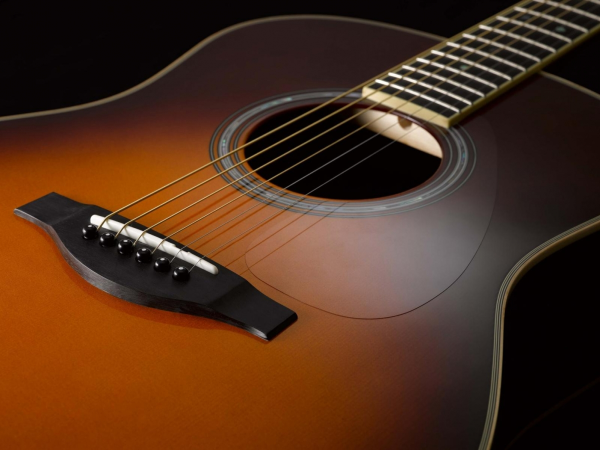
#> input picture dataset/guitare/000003.jpg, 1200 x 900 px (shown at 1/2 size)
$ python testsurtoutledataset4.py
#> lines starting #> are read from the running program, lines starting #| are printed output that depends on the picture
import ctypes
import numpy as np
import cv2
from pathlib import Path
import random

class RBF:
    def __init__(self, n_inputs: int, n_centers: int = 80, learning_rate: float = 0.008, sigma: float = 0.0):
        self.lib = ctypes.CDLL("./target/debug/neural_networks.dll")

        class RBFConfig(ctypes.Structure):
            _fields_ = [
                ("n_inputs", ctypes.c_uint),
                ("n_centers", ctypes.c_uint),
                ("n_outputs", ctypes.c_uint),
                ("learning_rate", ctypes.c_double),
                ("sigma", ctypes.c_double)
            ]

        config = RBFConfig(
            n_inputs=n_inputs,
            n_centers=n_centers,
            n_outputs=1,
            learning_rate=learning_rate,
            sigma=sigma
        )

        self.lib.rbf_new.argtypes = [ctypes.POINTER(RBFConfig)]
        self.lib.rbf_new.restype = ctypes.c_void_p
        self.lib.rbf_delete.argtypes = [ctypes.c_void_p]
        self.lib.rbf_fit.argtypes = [
            ctypes.c_void_p, ctypes.POINTER(ctypes.c_double),
            ctypes.POINTER(ctypes.c_double), ctypes.c_size_t,
            ctypes.c_size_t, ctypes.c_size_t
        ]
        self.lib.rbf_fit.restype = ctypes.c_double
        self.lib.rbf_predict_batch.argtypes = [
            ctypes.c_void_p, ctypes.POINTER(ctypes.c_double),
            ctypes.POINTER(ctypes.c_double), ctypes.c_size_t, ctypes.c_size_t
        ]

        self.model_ptr = self.lib.rbf_new(ctypes.byref(config))

    def fit(self, X: np.ndarray, y: np.ndarray, max_iterations: int = 1500) -> float:
        X = np.asarray(X, dtype=np.float64)
        y = np.asarray(y, dtype=np.float64)
        if X.ndim == 1:
            X = X.reshape(-1, 1)

        n_samples, n_features = X.shape
        X_ptr = X.ctypes.data_as(ctypes.POINTER(ctypes.c_double))
        y_ptr = y.ctypes.data_as(ctypes.POINTER(ctypes.c_double))

        return self.lib.rbf_fit(self.model_ptr, X_ptr, y_ptr, n_samples, n_features, max_iterations)

    def predict(self, X: np.ndarray) -> np.ndarray:
        X = np.asarray(X, dtype=np.float64)
        if X.ndim == 1:
            X = X.reshape(1, -1)

        n_samples, n_features = X.shape
        predictions = np.zeros(n_samples, dtype=np.float64)

        X_ptr = X.ctypes.data_as(ctypes.POINTER(ctypes.c_double))
        pred_ptr = predictions.ctypes.data_as(ctypes.POINTER(ctypes.c_double))

        self.lib.rbf_predict_batch(self.model_ptr, X_ptr, pred_ptr, n_samples, n_features)
        return predictions

def extraire_features(img_path):

    try:
        img = cv2.imread(str(img_path))
#> img is the input picture: shape (900, 1200, 3); mean B, G, R 28.1, 48.3, 81
        if img is None:
            return None

        img = cv2.resize(img, (80, 80))
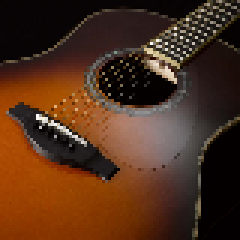
#> img: shape (80, 80, 3) (shown 3 times larger); mean B, G, R 28, 48.3, 81
        features = []

        for canal in range(3):
            hist = cv2.calcHist([img], [canal], None, [12], [0, 256])
            hist = hist.flatten() / (hist.sum() + 1e-6)
            features.extend(hist)
#> this loop made 3 passes
#> hist on passes 1 to 3: [3665, 1361, 430, 300, 235, 268, 55, 24, 26, 20, 12, 4], [1820, 1324, 1136, 1166, 388, 354, 95, 23, 32, 35, 18, 9], [1451, 920, 686, 428, 366, 488, 892, 902, 176, 39, 36, 16]
#> after the loop, features = 36 values, max 0.573 at index 0, min 0.000625 at index 11, mean 0.0833

        gray = cv2.cvtColor(img, cv2.COLOR_BGR2GRAY)
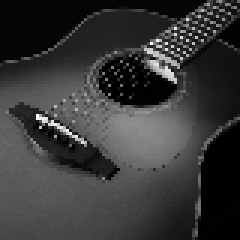
#> gray: shape (80, 80) (shown 3 times larger); min 0, max 250, mean 55.7
        features.extend([
            gray.mean() / 255.0,
            gray.std() / 255.0,
            np.median(gray) / 255.0,
        ])

        return np.array(features, dtype=np.float64)
    except:
        return None

def entrainer_rapide():

    print("="*50)
    print("ENTRAÎNEMENT & TEST 10 IMAGES")
    print("="*50)


    X, y = [], []
    for instrument, label in [('guitare', 1), ('piano', -1), ('violon', 0)]:
        path = Path(f"dataset/{instrument}")
        if path.exists():
            images = list(path.glob("*.jpg")) + list(path.glob("*.png"))
            for img in images:
                features = extraire_features(img)
#> features = 39 values, max 0.573 at index 0, min 0.000625 at index 11, mean 0.0922
                if features is not None:
                    X.append(features)
                    y.append(label)

    if not X:
        print(" Aucune image chargée")
        return

    X = np.array(X)
    y = np.array(y)


    mean = np.mean(X, axis=0)
#> mean has the same summary as features
    std = np.std(X, axis=0)
#> std = 39 values from 0 to 0
    std[std < 1e-8] = 1.0
    X_norm = (X - mean) / std

    print(f" Données: {len(X)} images, {X.shape[1]} features")
#|  Données: 1 images, 39 features


    models = {}


    y_guitare = np.where(y == 1, 1.0, -1.0)
    models['guitare'] = RBF(n_inputs=X.shape[1], n_centers=120, learning_rate=0.008, sigma=0.0)
    loss_g = models['guitare'].fit(X_norm, y_guitare, max_iterations=2000)

    y_piano = np.where(y == -1, 1.0, -1.0)
    models['piano'] = RBF(n_inputs=X.shape[1], n_centers=150, learning_rate=0.008, sigma=0.0)
    loss_p = models['piano'].fit(X_norm, y_piano, max_iterations=2000)


    y_violon = np.where(y == 0, 1.0, -1.0)
    models['violon'] = RBF(n_inputs=X.shape[1], n_centers=100, learning_rate=0.008, sigma=0.0)
    loss_v = models['violon'].fit(X_norm, y_violon, max_iterations=2000)

    print(f" Entraînement terminé")
    print(f"   Loss: G={loss_g:.4f}, P={loss_p:.4f}, V={loss_v:.4f}")

    scores = {name: model.predict(X_norm) for name, model in models.items()}

    y_pred = []
    for i in range(len(X)):
        best = max(scores.items(), key=lambda x: x[1][i])[0]
        y_pred.append(1 if best == 'guitare' else -1 if best == 'piano' else 0)

    accuracy = np.mean(np.array(y_pred) == y) * 100
    print(f"\n Accuracy globale: {accuracy:.1f}%")

    print(" TEST SUR 10 IMAGES ALÉATOIRES")

    correct = 0
    total = 0

    for test_num in range(10):

        instrument = random.choice(['guitare', 'piano', 'violon'])
        path = Path(f"dataset/{instrument}")

        if not path.exists():
            continue

        images = list(path.glob("*.jpg")) + list(path.glob("*.png"))
        if not images:
            continue


        img_path = random.choice(images)

        features = extraire_features(img_path)
        if features is None:
            continue

        features_norm = (features - mean) / std

        scores = {}
        for nom, modele in models.items():
            scores[nom] = modele.predict(features_norm.reshape(1, -1))[0]


        meilleur_classe = max(scores.items(), key=lambda x: x[1])[0]

        if meilleur_classe == 'guitare':
            pred_nom = 'Guitare'
        elif meilleur_classe == 'piano':
            pred_nom = 'Piano'
        else:
            pred_nom = 'Violon'

        is_correct = pred_nom.lower() == instrument


        print(f"\nTest {test_num+1}:")
        print(f"  Image: {img_path.name}")
        print(f"  Réel: {instrument.capitalize()}")
        print(f"  Prédit: {pred_nom}")
        print(f"  Scores: G={scores['guitare']:.3f}, P={scores['piano']:.3f}, V={scores['violon']:.3f}")

        if is_correct:
            print(f"   CORRECT")
            correct += 1
        else:
            print(f"   ERREUR")

        total += 1


    print(f" RÉSULTATS: {correct}/{total} corrects ({correct/total*100:.1f}%)")
    print(f" Accuracy globale: {accuracy:.1f}%")

    return models, mean, std


if __name__ == "__main__":
#> (the run stopped early here; a loop or call above may not have finished)
